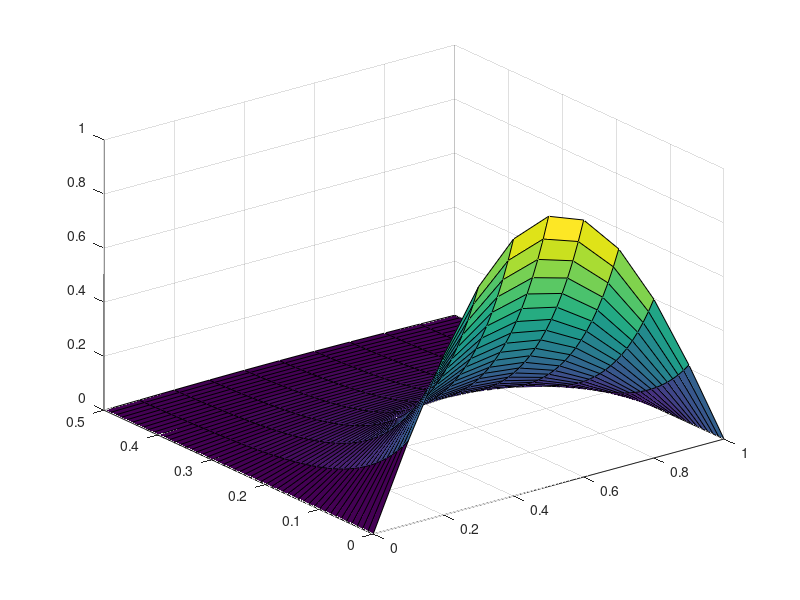
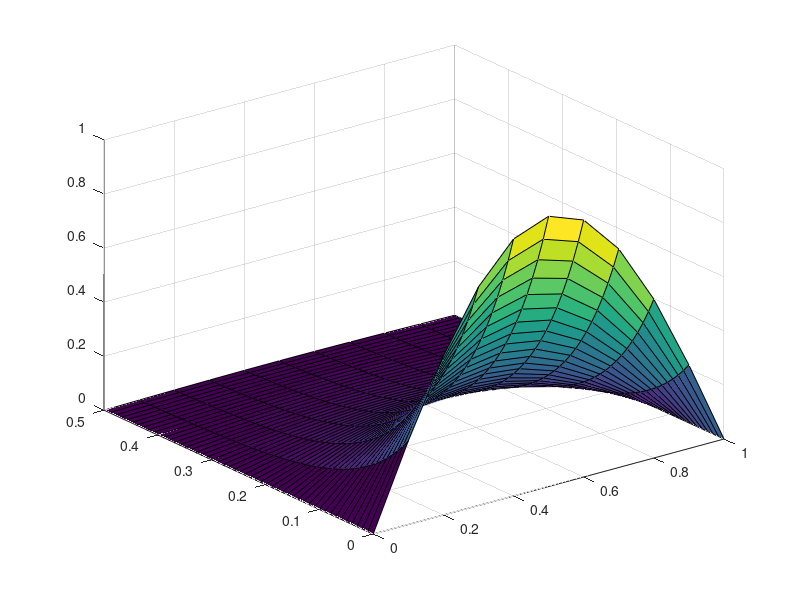
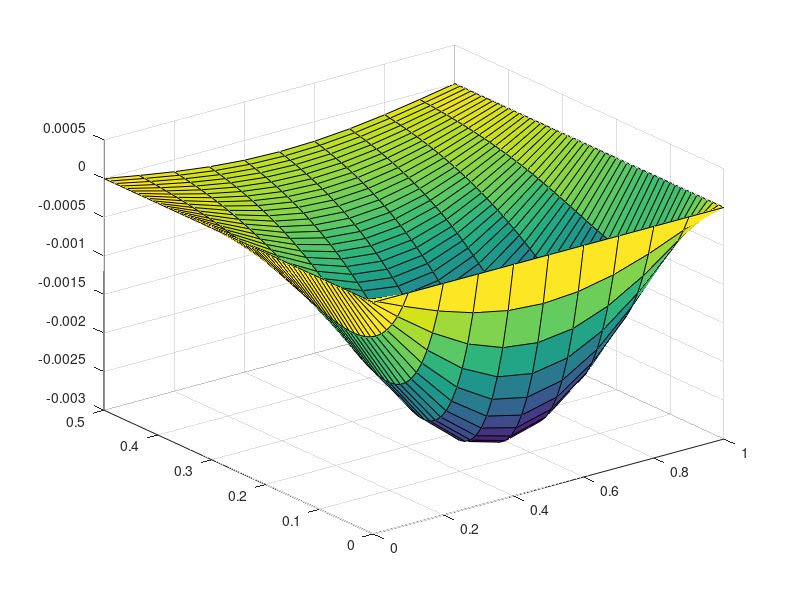

Here is the MATLAB script that generated these plots, in order:
 alpha = 1;
a = 0;
b = 1;
m = 10;
N = 50;
Tmax = 0.5;
h = (b-a)/m;
k = Tmax / N;
lambda = (alpha^2 * k)/h^2;

A = zeros(m-1,m-1);
B = zeros(m-1,m-1);


for i = 1:m-2 A(i,i+1) = -lambda/2; end
for i = 1:m-1 A(i,i) = 1 + lambda; end
for i = 2:m-1 A(i,i-1) = -lambda/2; end

for i = 1:m-2 B(i,i+1) = lambda/2; end
for i = 1:m-1 B(i,i) = 1 - lambda; end
for i = 2:m-1 B(i,i-1) = lambda/2; end

x = a:h:b;
w0 = sin(pi*x);
w0(length(x)) = 0;
w0(1) = 0;
w0 = transpose(w0);
C = A^(-1);

Estimates = zeros(N+1,m-1);
for i=1:N+1
    Estimates(i,:) = C^(i-1)*B^(i-1)*w0(2:length(w0)-1); end

Estimates = [zeros(N+1,1) Estimates zeros(N+1,1)];

t = 0:k:Tmax;

[X,T] = meshgrid(x,t)

surf(X,T,Estimates)


ActualSolution = exp(-pi^2*T).*sin(pi*X);

figure(2)
surf(X,T,ActualSolution)


 d =ActualSolution - Estimates
 
 figure(3)
 surf(X,T,d)